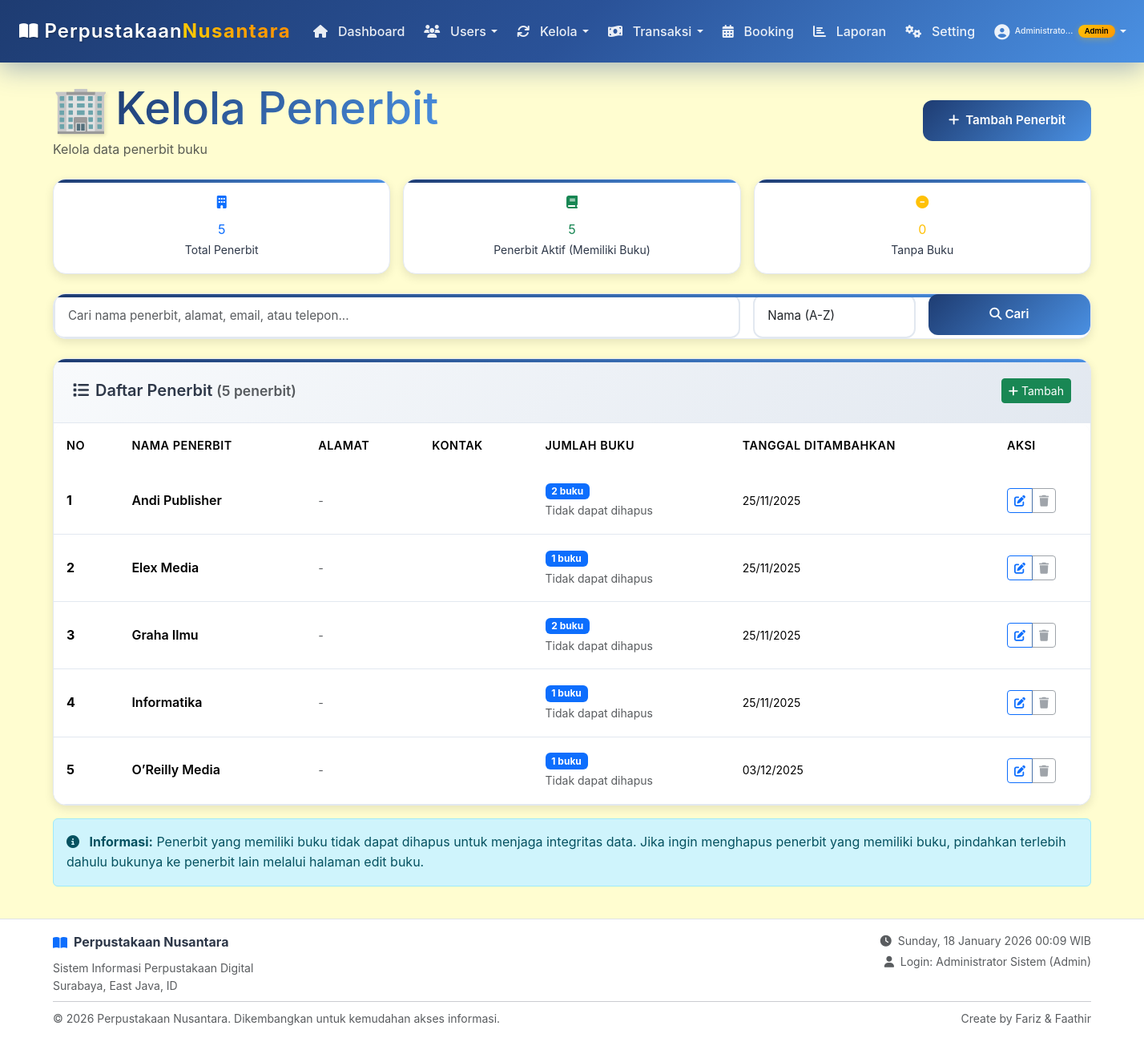
Page /admin/penerbit/index.php (signed in) on the committed database.
### tables this page shows
CREATE TABLE `penerbit` (
  `id_penerbit` int(11) NOT NULL,
  `nama_penerbit` varchar(100) NOT NULL,
  `alamat` text DEFAULT NULL,
  `telepon` varchar(15) DEFAULT NULL,
  `email` varchar(100) DEFAULT NULL,
  `created_at` timestamp NOT NULL DEFAULT current_timestamp()
);

### includes/functions.php (called while the page is built, shortened)
<?php
if (!function_exists('formatTanggal')) {
    function formatTanggal($date, $format = 'd/m/Y') {
        return date($format, strtotime($date));
    }
}
?>

### admin/penerbit/index.php (the view, shortened to what this page needs)
<?php
require_once '../../includes/functions.php';
include '../../config/database.php';
$search = isset($_GET['search']) ? sanitizeInput($_GET['search']) : '';
$sort_by = isset($_GET['sort']) ? $_GET['sort'] : 'nama_penerbit';
$sort_order = isset($_GET['order']) ? $_GET['order'] : 'ASC';
$where_conditions = [];
$params = [];
$where_clause = !empty($where_conditions) ? 'WHERE ' . implode(' AND ', $where_conditions) : '';
$valid_sorts = ['nama_penerbit', 'created_at'];
$sort_by = in_array($sort_by, $valid_sorts) ? $sort_by : 'nama_penerbit';
$sort_order = in_array(strtoupper($sort_order), ['ASC', 'DESC']) ? strtoupper($sort_order) : 'ASC';
$page = isset($_GET['page']) ? (int)$_GET['page'] : 1;
$limit = 20;
$offset = ($page - 1) * $limit;
try {
    $count_query = "SELECT COUNT(*) FROM penerbit $where_clause";
    $count_stmt = $conn->prepare($count_query);
    $count_stmt->execute($params);
    $total_penerbit = $count_stmt->fetchColumn();
    $query = "
        SELECT p.*,
               COUNT(b.isbn) as jumlah_buku
        FROM penerbit p
        LEFT JOIN buku b ON p.id_penerbit = b.id_penerbit
        $where_clause
        GROUP BY p.id_penerbit
        ORDER BY $sort_by $sort_order
        LIMIT $limit OFFSET $offset
    ";
    $stmt = $conn->prepare($query);
    $stmt->execute($params);
    $penerbit_list = $stmt->fetchAll();
    $stats = [
        'total' => $conn->query("SELECT COUNT(*) FROM penerbit")->fetchColumn(),
        'dengan_buku' => $conn->query("SELECT COUNT(DISTINCT id_penerbit) FROM buku WHERE id_penerbit IS NOT NULL")->fetchColumn(),
        'tanpa_buku' => $conn->query("SELECT COUNT(*) FROM penerbit WHERE id_penerbit NOT IN (SELECT DISTINCT id_penerbit FROM buku WHERE id_penerbit IS NOT NULL)")->fetchColumn()
    ];
} catch (PDOException $e) {
    $error_message = "Error: " . $e->getMessage();
}
include '../../includes/header.php';
?>
<div class="container py-4">
    <div class="d-flex justify-content-between align-items-center mb-4">
        <div>
            <h1 class="h3 mb-1 title-container">
                <span class="logo-emoji">🏢</span>
                <span class="title-gradient">Kelola Penerbit</span>
            </h1>
            <p class="text-muted mb-0">Kelola data penerbit buku</p>
        </div>
        <div>
            <a href="tambah.php" class="btn btn-modern btn-primary-modern">
                <i class="fas fa-plus me-2"></i>Tambah Penerbit
            </a>
        </div>
    </div>
    <div class="row g-3 mb-4">
        <div class="col-md-4">
            <div class="modern-card text-center p-3">
                <div class="stat-icon mb-2">
                    <i class="fas fa-building text-primary"></i>
                </div>
                <div class="stat-number text-primary"><?= $stats['total'] ?? 0 ?></div>
                <small class="stat-label">Total Penerbit</small>
            </div>
        </div>
        <div class="col-md-4">
            <div class="modern-card text-center p-3">
                <div class="stat-icon mb-2">
                    <i class="fas fa-book text-success"></i>
                </div>
                <div class="stat-number text-success"><?= $stats['dengan_buku'] ?? 0 ?></div>
                <small class="stat-label">Penerbit Aktif (Memiliki Buku)</small>
            </div>
        </div>
        <div class="col-md-4">
            <div class="modern-card text-center p-3">
                <div class="stat-icon mb-2">
                    <i class="fas fa-minus-circle text-warning"></i>
                </div>
                <div class="stat-number text-warning"><?= $stats['tanpa_buku'] ?? 0 ?></div>
                <small class="stat-label">Tanpa Buku</small>
            </div>
        </div>
    </div>
    <div class="modern-card mb-4">
        <div class="card-body">
            <form method="GET" class="row g-3">
                <div class="col-md-8">
                    <input type="text" name="search" class="form-control form-control-modern"
                           placeholder="Cari nama penerbit, alamat, email, atau telepon..."
                           value="<?= htmlspecialchars($search) ?>">
                </div>
                <div class="col-md-2">
                    <select name="sort" class="form-select form-control-modern" onchange="this.form.submit()">
                        <option value="nama_penerbit" <?= $sort_by === 'nama_penerbit' ? 'selected' : '' ?>>Nama (A-Z)</option>
                    </select>
                </div>
                <div class="col-md-2">
                    <button type="submit" class="btn btn-modern btn-primary-modern w-100">
                        <i class="fas fa-search me-1"></i>Cari
                    </button>
                </div>
            </form>
        </div>
    </div>
    <div class="modern-card">
        <div class="card-header-modern d-flex justify-content-between align-items-center">
            <h5 class="card-title-modern mb-0">
                <i class="fas fa-list me-2"></i>Daftar Penerbit
                <?php if ($total_penerbit > 0): ?>
                    <small class="text-muted">(<?= $total_penerbit ?> penerbit)</small>
                <?php endif; ?>
            </h5>
            <div>
                <a href="tambah.php" class="btn btn-sm btn-success">
                    <i class="fas fa-plus me-1"></i>Tambah
                </a>
            </div>
        </div>
        <div class="card-body p-0">
            <?php if (isset($error_message)): ?>
                <div class="alert alert-danger m-3"><?= htmlspecialchars($error_message) ?></div>
            <?php else: ?>
                <div class="table-responsive">
                    <table class="table table-modern mb-0">
                        <thead>
                            <tr>
                                <th>No</th>
                                <th>Nama Penerbit</th>
                                <th>Alamat</th>
                                <th>Kontak</th>
                                <th>Jumlah Buku</th>
                                <th>Tanggal Ditambahkan</th>
                                <th width="120">Aksi</th>
                            </tr>
                        </thead>
                        <tbody>
                            <?php
                            $no = $offset + 1;
                            foreach ($penerbit_list as $penerbit):
                            ?>
                                <tr>
                                    <td><strong><?= $no++ ?></strong></td>
                                    <td>
                                        <div class="fw-semibold"><?= htmlspecialchars($penerbit['nama_penerbit']) ?></div>
                                    </td>
                                    <td>
                                        <small><?= $penerbit['alamat'] ? htmlspecialchars($penerbit['alamat']) : '<em class="text-muted">-</em>' ?></small>
                                    </td>
                                    <td>
                                    </td>
                                    <td>
                                        <span class="badge bg-<?= $penerbit['jumlah_buku'] > 0 ? 'primary' : 'secondary' ?>">
                                            <?= $penerbit['jumlah_buku'] ?> buku
                                        </span>
                                        <?php if ($penerbit['jumlah_buku'] > 0): ?>
                                            <br><small class="text-muted">Tidak dapat dihapus</small>
                                        <?php endif; ?>
                                    </td>
                                    <td>
                                        <small><?= formatTanggal($penerbit['created_at']) ?></small>
                                    </td>
                                    <td>
                                        <div class="btn-group btn-group-sm" role="group">
                                            <a href="edit.php?id=<?= $penerbit['id_penerbit'] ?>"
                                               class="btn btn-outline-primary" title="Edit Penerbit">
                                                <i class="fas fa-edit"></i>
                                            </a>
                                            <?php if ($penerbit['jumlah_buku'] == 0): ?>
                                                <a href="hapus.php?id=<?= $penerbit['id_penerbit'] ?>"
                                                   class="btn btn-outline-danger"
                                                   title="Hapus Penerbit">
                                                    <i class="fas fa-trash"></i>
                                                </a>
                                            <?php else: ?>
                                                <button class="btn btn-outline-secondary" disabled title="Tidak dapat dihapus karena memiliki <?= $penerbit['jumlah_buku'] ?> buku">
                                                    <i class="fas fa-trash"></i>
                                                </button>
                                            <?php endif; ?>
                                        </div>
                                    </td>
                                </tr>
                            <?php endforeach; ?>
                        </tbody>
                    </table>
                </div>
            <?php endif; ?>
        </div>
    </div>
    <div class="alert alert-info mt-3">
        <i class="fas fa-info-circle me-2"></i>
        <strong>Informasi:</strong> Penerbit yang memiliki buku tidak dapat dihapus untuk menjaga integritas data.
        Jika ingin menghapus penerbit yang memiliki buku, pindahkan terlebih dahulu bukunya ke penerbit lain melalui halaman edit buku.
    </div>
</div>
<?php include '../../includes/footer.php'; ?>

### assets/css/style.css (style rules this page uses)
:root { --primary-gradient: linear-gradient(135deg, #667eea 0%, #764ba2 100%); --secondary-gradient: linear-gradient(135deg, #f093fb 0%, #f5576c 100%); --success-gradient: linear-gradient(135deg, #4facfe 0%, #00f2fe 100%); --dark-bg: #1a1d29; --card-bg: #ffffff; --text-primary: #2d3748; --text-secondary: #718096; --border-color: #e2e8f0; --shadow-sm: 0 2px 4px rgba(0,0,0,0.05); --shadow-md: 0 4px 12px rgba(0,0,0,0.1); --shadow-lg: 0 8px 25px rgba(0,0,0,0.15); --border-radius: 16px; --transition: all 0.3s cubic-bezier(0.4, 0, 0.2, 1); }
* { margin: 0; padding: 0; box-sizing: border-box; }
html { height: 100%; }
body { font-family: 'Inter', sans-serif; background: #FFFDD0; color: var(--text-primary); line-height: 1.6; min-height: 100vh; display: flex; flex-direction: column; margin: 0; padding: 0; }
body > .container, #main-wrapper > .container { flex: 1 0 auto; width: 100%; padding-bottom: 2rem; }
.modern-card { background: var(--card-bg); border: 1px solid var(--border-color); border-radius: var(--border-radius); box-shadow: var(--shadow-md); transition: var(--transition); overflow: hidden; position: relative; }
.modern-card::before { content: ''; position: absolute; top: 0; left: 0; right: 0; height: 4px; background: linear-gradient(135deg, #1e3c72 0%, #4A90E2 100%); }
.card-header-modern { background: linear-gradient(135deg, #f8fafc 0%, #e2e8f0 100%); border: none; padding: 1.5rem; border-bottom: 1px solid var(--border-color); }
.card-title-modern { font-size: 1.25rem; font-weight: 600; margin: 0; color: var(--text-primary); }
.form-control-modern { border: 2px solid var(--border-color); border-radius: 12px; padding: 0.875rem 1rem; font-size: 0.95rem; transition: var(--transition); background: var(--card-bg); }
.btn-modern { border: none; border-radius: 12px; padding: 0.875rem 2rem; font-weight: 600; font-size: 0.95rem; transition: var(--transition); position: relative; overflow: hidden; }
.btn-primary-modern { background: linear-gradient(135deg, #1e3c72 0%, #4A90E2 100%); color: white; }
.table-modern { background: white; border-radius: var(--border-radius); overflow: hidden; box-shadow: var(--shadow-sm); }
.table-modern thead { background: linear-gradient(135deg, #1e3c72 0%, #4A90E2 100%); color: white; opacity: 0; transform: translateY(-20px); animation: slideDownHeader 0.6s ease-out 0.4s forwards; }
.table-modern th { font-weight: 600; border: none; padding: 1rem; font-size: 0.9rem; text-transform: uppercase; letter-spacing: 0.5px; }
.table-modern td { padding: 1rem; border: none; border-bottom: 1px solid var(--border-color); vertical-align: middle; }
.table-modern tbody tr { opacity: 0; transform: translateY(30px); animation: slideUpRow 0.6s ease-out forwards; }
.table-modern tbody tr:nth-child(1) { animation-delay: 0.5s; }
.table-modern tbody tr:nth-child(2) { animation-delay: 0.6s; }
.table-modern tbody tr:nth-child(3) { animation-delay: 0.7s; }
.table-modern tbody tr:nth-child(4) { animation-delay: 0.8s; }
.table-modern tbody tr:nth-child(5) { animation-delay: 0.9s; }
.title-container { display: flex; align-items: center; flex-wrap: nowrap; gap: 0.5rem; width: 100%; }
.logo-emoji { font-size: 3rem; display: inline-block; flex-shrink: 0; color: initial; background: none; -webkit-text-fill-color: initial; text-shadow: 2px 2px 4px rgba(0,0,0,0.1); animation: logoFloat 3s ease-in-out infinite; }
.title-gradient { background: linear-gradient(135deg, #1e3c72 0%, #4A90E2 100%); background-clip: text; -webkit-background-clip: text; -webkit-text-fill-color: transparent; display: inline-block; flex: 1; line-height: 1.2; word-break: keep-all; }
@media (min-width: 1200px) { .title-gradient { font-size: 3.5rem; } }
@media (min-width: 1200px) { .logo-emoji { font-size: 3.5rem; } }

### includes/header.php (style rules this page uses)
body { font-family: 'Inter', -apple-system, BlinkMacSystemFont, 'Segoe UI', Roboto, sans-serif; }

### rows in the picture
penerbit: nama_penerbit "Andi Publisher", jumlah_buku "2", created_at "25/11/2025"
penerbit: nama_penerbit "Elex Media", jumlah_buku "1", created_at "25/11/2025"
penerbit: nama_penerbit "Graha Ilmu", jumlah_buku "2", created_at "25/11/2025"
penerbit: nama_penerbit "Informatika", jumlah_buku "1", created_at "25/11/2025"
penerbit: nama_penerbit "O’Reilly Media", jumlah_buku "1", created_at "03/12/2025"

### other values in the picture
strlen($nama) > 12 ? substr($nama, 0, 12) . '...' : $nama "Administrato..."
$badge_text "Admin"
$stats['total'] "5"
$stats['dengan_buku'] "5"
$stats['tanpa_buku'] "0"
$total_penerbit "5"
SITE_NAME "Perpustakaan Nusantara"
$SISTEM['alamat_perpustakaan'] "Surabaya, East Java, ID"
$current_user['nama'] "Administrator Sistem"
str_replace('_', ' ', $current_user['role']) "Admin"
